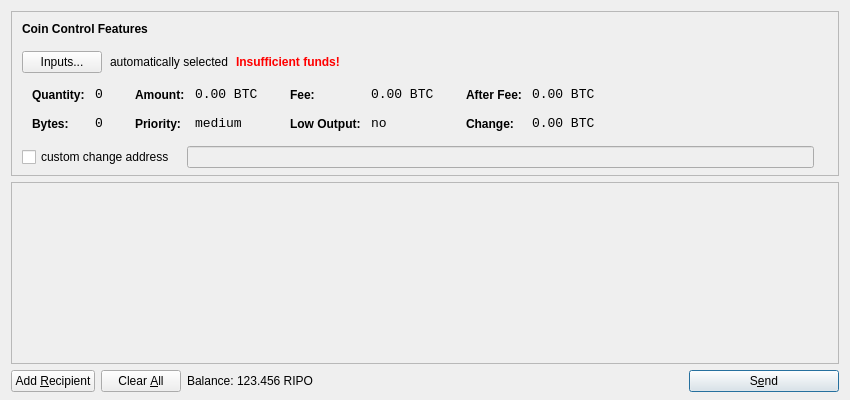
<?xml version="1.0" encoding="UTF-8"?>
<ui version="4.0">
 <class>SendCoinsDialog</class>
 <widget class="QDialog" name="SendCoinsDialog">
  <property name="geometry">
   <rect>
    <x>0</x>
    <y>0</y>
    <width>850</width>
    <height>400</height>
   </rect>
  </property>
  <property name="windowTitle">
   <string>Send Coins</string>
  </property>
  <layout class="QVBoxLayout" name="verticalLayout" stretch="0,1,0">
   <property name="bottomMargin">
    <number>8</number>
   </property>
   <item>
    <widget class="QFrame" name="frameCoinControl">
     <property name="sizePolicy">
      <sizepolicy hsizetype="Expanding" vsizetype="Expanding">
       <horstretch>0</horstretch>
       <verstretch>0</verstretch>
      </sizepolicy>
     </property>
     <property name="maximumSize">
      <size>
       <width>16777215</width>
       <height>16777215</height>
      </size>
     </property>
     <property name="frameShape">
      <enum>QFrame::StyledPanel</enum>
     </property>
     <property name="frameShadow">
      <enum>QFrame::Sunken</enum>
     </property>
     <layout class="QVBoxLayout" name="verticalLayoutCoinControl2">
      <property name="spacing">
       <number>-1</number>
      </property>
      <property name="leftMargin">
       <number>0</number>
      </property>
      <property name="topMargin">
       <number>0</number>
      </property>
      <property name="rightMargin">
       <number>0</number>
      </property>
      <property name="bottomMargin">
       <number>6</number>
      </property>
      <item>
       <layout class="QVBoxLayout" name="verticalLayoutCoinControl" stretch="0,0,0,0,1">
        <property name="spacing">
         <number>0</number>
        </property>
        <property name="leftMargin">
         <number>10</number>
        </property>
        <property name="topMargin">
         <number>10</number>
        </property>
        <item>
         <layout class="QHBoxLayout" name="horizontalLayoutCoinControl1">
          <property name="bottomMargin">
           <number>15</number>
          </property>
          <item>
           <widget class="QLabel" name="labelCoinControlFeatures">
            <property name="sizePolicy">
             <sizepolicy hsizetype="Preferred" vsizetype="Maximum">
              <horstretch>0</horstretch>
              <verstretch>0</verstretch>
             </sizepolicy>
            </property>
            <property name="font">
             <font>
              <weight>75</weight>
              <bold>true</bold>
             </font>
            </property>
            <property name="styleSheet">
             <string notr="true">font-weight:bold;</string>
            </property>
            <property name="text">
             <string>Coin Control Features</string>
            </property>
           </widget>
          </item>
         </layout>
        </item>
        <item>
         <layout class="QHBoxLayout" name="horizontalLayoutCoinControl2" stretch="0,0,0,0">
          <property name="spacing">
           <number>8</number>
          </property>
          <property name="bottomMargin">
           <number>10</number>
          </property>
          <item>
           <widget class="QPushButton" name="pushButtonCoinControl">
            <property name="styleSheet">
             <string notr="true"/>
            </property>
            <property name="text">
             <string>Inputs...</string>
            </property>
           </widget>
          </item>
          <item>
           <widget class="QLabel" name="labelCoinControlAutomaticallySelected">
            <property name="text">
             <string>automatically selected</string>
            </property>
            <property name="margin">
             <number>5</number>
            </property>
           </widget>
          </item>
          <item>
           <widget class="QLabel" name="labelCoinControlInsuffFunds">
            <property name="font">
             <font>
              <weight>75</weight>
              <bold>true</bold>
             </font>
            </property>
            <property name="styleSheet">
             <string notr="true">color:red;font-weight:bold;</string>
            </property>
            <property name="text">
             <string>Insufficient funds!</string>
            </property>
            <property name="margin">
             <number>5</number>
            </property>
           </widget>
          </item>
          <item>
           <spacer name="horizontalSpacerCoinControl">
            <property name="orientation">
             <enum>Qt::Horizontal</enum>
            </property>
            <property name="sizeHint" stdset="0">
             <size>
              <width>40</width>
              <height>1</height>
             </size>
            </property>
           </spacer>
          </item>
         </layout>
        </item>
        <item>
         <widget class="QWidget" name="widgetCoinControl" native="true">
          <property name="sizePolicy">
           <sizepolicy hsizetype="Preferred" vsizetype="Preferred">
            <horstretch>0</horstretch>
            <verstretch>0</verstretch>
           </sizepolicy>
          </property>
          <property name="minimumSize">
           <size>
            <width>0</width>
            <height>0</height>
           </size>
          </property>
          <property name="styleSheet">
           <string notr="true"/>
          </property>
          <layout class="QHBoxLayout" name="horizontalLayoutCoinControl5">
           <property name="margin">
            <number>0</number>
           </property>
           <item>
            <layout class="QHBoxLayout" name="horizontalLayoutCoinControl3" stretch="0,0,0,1">
             <property name="spacing">
              <number>20</number>
             </property>
             <property name="topMargin">
              <number>0</number>
             </property>
             <property name="bottomMargin">
              <number>10</number>
             </property>
             <item>
              <layout class="QFormLayout" name="formLayoutCoinControl1">
               <property name="horizontalSpacing">
                <number>10</number>
               </property>
               <property name="verticalSpacing">
                <number>14</number>
               </property>
               <property name="leftMargin">
                <number>10</number>
               </property>
               <property name="topMargin">
                <number>4</number>
               </property>
               <property name="rightMargin">
                <number>6</number>
               </property>
               <item row="0" column="0">
                <widget class="QLabel" name="labelCoinControlQuantityText">
                 <property name="styleSheet">
                  <string notr="true">font-weight:bold;</string>
                 </property>
                 <property name="text">
                  <string>Quantity:</string>
                 </property>
                 <property name="margin">
                  <number>0</number>
                 </property>
                </widget>
               </item>
               <item row="0" column="1">
                <widget class="QLabel" name="labelCoinControlQuantity">
                 <property name="font">
                  <font>
                   <family>Monospace</family>
                   <pointsize>10</pointsize>
                  </font>
                 </property>
                 <property name="cursor">
                  <cursorShape>IBeamCursor</cursorShape>
                 </property>
                 <property name="contextMenuPolicy">
                  <enum>Qt::ActionsContextMenu</enum>
                 </property>
                 <property name="text">
                  <string notr="true">0</string>
                 </property>
                 <property name="margin">
                  <number>0</number>
                 </property>
                 <property name="textInteractionFlags">
                  <set>Qt::LinksAccessibleByMouse|Qt::TextSelectableByKeyboard|Qt::TextSelectableByMouse</set>
                 </property>
                </widget>
               </item>
               <item row="1" column="0">
                <widget class="QLabel" name="labelCoinControlBytesText">
                 <property name="styleSheet">
                  <string notr="true">font-weight:bold;</string>
                 </property>
                 <property name="text">
                  <string>Bytes:</string>
                 </property>
                </widget>
               </item>
               <item row="1" column="1">
                <widget class="QLabel" name="labelCoinControlBytes">
                 <property name="font">
                  <font>
                   <family>Monospace</family>
                   <pointsize>10</pointsize>
                  </font>
                 </property>
                 <property name="cursor">
                  <cursorShape>IBeamCursor</cursorShape>
                 </property>
                 <property name="contextMenuPolicy">
                  <enum>Qt::ActionsContextMenu</enum>
                 </property>
                 <property name="text">
                  <string notr="true">0</string>
                 </property>
                 <property name="textInteractionFlags">
                  <set>Qt::LinksAccessibleByMouse|Qt::TextSelectableByKeyboard|Qt::TextSelectableByMouse</set>
                 </property>
                </widget>
               </item>
              </layout>
             </item>
             <item>
              <layout class="QFormLayout" name="formLayoutCoinControl2">
               <property name="horizontalSpacing">
                <number>10</number>
               </property>
               <property name="verticalSpacing">
                <number>14</number>
               </property>
               <property name="leftMargin">
                <number>6</number>
               </property>
               <property name="topMargin">
                <number>4</number>
               </property>
               <property name="rightMargin">
                <number>6</number>
               </property>
               <item row="0" column="0">
                <widget class="QLabel" name="labelCoinControlAmountText">
                 <property name="styleSheet">
                  <string notr="true">font-weight:bold;</string>
                 </property>
                 <property name="text">
                  <string>Amount:</string>
                 </property>
                 <property name="margin">
                  <number>0</number>
                 </property>
                </widget>
               </item>
               <item row="0" column="1">
                <widget class="QLabel" name="labelCoinControlAmount">
                 <property name="font">
                  <font>
                   <family>Monospace</family>
                   <pointsize>10</pointsize>
                  </font>
                 </property>
                 <property name="cursor">
                  <cursorShape>IBeamCursor</cursorShape>
                 </property>
                 <property name="contextMenuPolicy">
                  <enum>Qt::ActionsContextMenu</enum>
                 </property>
                 <property name="text">
                  <string notr="true">0.00 BTC</string>
                 </property>
                 <property name="textInteractionFlags">
                  <set>Qt::LinksAccessibleByMouse|Qt::TextSelectableByKeyboard|Qt::TextSelectableByMouse</set>
                 </property>
                </widget>
               </item>
               <item row="1" column="0">
                <widget class="QLabel" name="labelCoinControlPriorityText">
                 <property name="styleSheet">
                  <string notr="true">font-weight:bold;</string>
                 </property>
                 <property name="text">
                  <string>Priority:</string>
                 </property>
                </widget>
               </item>
               <item row="1" column="1">
                <widget class="QLabel" name="labelCoinControlPriority">
                 <property name="font">
                  <font>
                   <family>Monospace</family>
                   <pointsize>10</pointsize>
                  </font>
                 </property>
                 <property name="cursor">
                  <cursorShape>IBeamCursor</cursorShape>
                 </property>
                 <property name="contextMenuPolicy">
                  <enum>Qt::ActionsContextMenu</enum>
                 </property>
                 <property name="text">
                  <string>medium</string>
                 </property>
                 <property name="textInteractionFlags">
                  <set>Qt::LinksAccessibleByMouse|Qt::TextSelectableByKeyboard|Qt::TextSelectableByMouse</set>
                 </property>
                </widget>
               </item>
              </layout>
             </item>
             <item>
              <layout class="QFormLayout" name="formLayoutCoinControl3">
               <property name="horizontalSpacing">
                <number>10</number>
               </property>
               <property name="verticalSpacing">
                <number>14</number>
               </property>
               <property name="leftMargin">
                <number>6</number>
               </property>
               <property name="topMargin">
                <number>4</number>
               </property>
               <property name="rightMargin">
                <number>6</number>
               </property>
               <item row="0" column="0">
                <widget class="QLabel" name="labelCoinControlFeeText">
                 <property name="styleSheet">
                  <string notr="true">font-weight:bold;</string>
                 </property>
                 <property name="text">
                  <string>Fee:</string>
                 </property>
                 <property name="margin">
                  <number>0</number>
                 </property>
                </widget>
               </item>
               <item row="0" column="1">
                <widget class="QLabel" name="labelCoinControlFee">
                 <property name="font">
                  <font>
                   <family>Monospace</family>
                   <pointsize>10</pointsize>
                  </font>
                 </property>
                 <property name="cursor">
                  <cursorShape>IBeamCursor</cursorShape>
                 </property>
                 <property name="contextMenuPolicy">
                  <enum>Qt::ActionsContextMenu</enum>
                 </property>
                 <property name="text">
                  <string notr="true">0.00 BTC</string>
                 </property>
                 <property name="textInteractionFlags">
                  <set>Qt::LinksAccessibleByMouse|Qt::TextSelectableByKeyboard|Qt::TextSelectableByMouse</set>
                 </property>
                </widget>
               </item>
               <item row="1" column="0">
                <widget class="QLabel" name="labelCoinControlLowOutputText">
                 <property name="styleSheet">
                  <string notr="true">font-weight:bold;</string>
                 </property>
                 <property name="text">
                  <string>Low Output:</string>
                 </property>
                </widget>
               </item>
               <item row="1" column="1">
                <widget class="QLabel" name="labelCoinControlLowOutput">
                 <property name="font">
                  <font>
                   <family>Monospace</family>
                   <pointsize>10</pointsize>
                  </font>
                 </property>
                 <property name="cursor">
                  <cursorShape>IBeamCursor</cursorShape>
                 </property>
                 <property name="contextMenuPolicy">
                  <enum>Qt::ActionsContextMenu</enum>
                 </property>
                 <property name="text">
                  <string>no</string>
                 </property>
                 <property name="textInteractionFlags">
                  <set>Qt::LinksAccessibleByMouse|Qt::TextSelectableByKeyboard|Qt::TextSelectableByMouse</set>
                 </property>
                </widget>
               </item>
              </layout>
             </item>
             <item>
              <layout class="QFormLayout" name="formLayoutCoinControl4">
               <property name="horizontalSpacing">
                <number>10</number>
               </property>
               <property name="verticalSpacing">
                <number>14</number>
               </property>
               <property name="leftMargin">
                <number>6</number>
               </property>
               <property name="topMargin">
                <number>4</number>
               </property>
               <property name="rightMargin">
                <number>6</number>
               </property>
               <item row="0" column="0">
                <widget class="QLabel" name="labelCoinControlAfterFeeText">
                 <property name="styleSheet">
                  <string notr="true">font-weight:bold;</string>
                 </property>
                 <property name="text">
                  <string>After Fee:</string>
                 </property>
                 <property name="margin">
                  <number>0</number>
                 </property>
                </widget>
               </item>
               <item row="0" column="1">
                <widget class="QLabel" name="labelCoinControlAfterFee">
                 <property name="font">
                  <font>
                   <family>Monospace</family>
                   <pointsize>10</pointsize>
                  </font>
                 </property>
                 <property name="cursor">
                  <cursorShape>IBeamCursor</cursorShape>
                 </property>
                 <property name="contextMenuPolicy">
                  <enum>Qt::ActionsContextMenu</enum>
                 </property>
                 <property name="text">
                  <string notr="true">0.00 BTC</string>
                 </property>
                 <property name="textInteractionFlags">
                  <set>Qt::LinksAccessibleByMouse|Qt::TextSelectableByKeyboard|Qt::TextSelectableByMouse</set>
                 </property>
                </widget>
               </item>
               <item row="1" column="0">
                <widget class="QLabel" name="labelCoinControlChangeText">
                 <property name="styleSheet">
                  <string notr="true">font-weight:bold;</string>
                 </property>
                 <property name="text">
                  <string>Change:</string>
                 </property>
                </widget>
               </item>
               <item row="1" column="1">
                <widget class="QLabel" name="labelCoinControlChange">
                 <property name="font">
                  <font>
                   <family>Monospace</family>
                   <pointsize>10</pointsize>
                  </font>
                 </property>
                 <property name="cursor">
                  <cursorShape>IBeamCursor</cursorShape>
                 </property>
                 <property name="contextMenuPolicy">
                  <enum>Qt::ActionsContextMenu</enum>
                 </property>
                 <property name="text">
                  <string notr="true">0.00 BTC</string>
                 </property>
                 <property name="textInteractionFlags">
                  <set>Qt::LinksAccessibleByMouse|Qt::TextSelectableByKeyboard|Qt::TextSelectableByMouse</set>
                 </property>
                </widget>
               </item>
              </layout>
             </item>
            </layout>
           </item>
          </layout>
         </widget>
        </item>
        <item>
         <layout class="QHBoxLayout" name="horizontalLayoutCoinControl4" stretch="0,0,0">
          <property name="spacing">
           <number>12</number>
          </property>
          <property name="sizeConstraint">
           <enum>QLayout::SetDefaultConstraint</enum>
          </property>
          <property name="topMargin">
           <number>5</number>
          </property>
          <property name="rightMargin">
           <number>5</number>
          </property>
          <item>
           <widget class="QCheckBox" name="checkBoxCoinControlChange">
            <property name="text">
             <string>custom change address</string>
            </property>
           </widget>
          </item>
          <item>
           <widget class="QLineEdit" name="lineEditCoinControlChange">
            <property name="enabled">
             <bool>false</bool>
            </property>
            <property name="sizePolicy">
             <sizepolicy hsizetype="Expanding" vsizetype="Fixed">
              <horstretch>0</horstretch>
              <verstretch>0</verstretch>
             </sizepolicy>
            </property>
           </widget>
          </item>
          <item>
           <widget class="QLabel" name="labelCoinControlChangeLabel">
            <property name="sizePolicy">
             <sizepolicy hsizetype="Preferred" vsizetype="Expanding">
              <horstretch>0</horstretch>
              <verstretch>0</verstretch>
             </sizepolicy>
            </property>
            <property name="minimumSize">
             <size>
              <width>0</width>
              <height>0</height>
             </size>
            </property>
            <property name="text">
             <string/>
            </property>
            <property name="margin">
             <number>3</number>
            </property>
           </widget>
          </item>
         </layout>
        </item>
        <item>
         <spacer name="verticalSpacerCoinControl">
          <property name="orientation">
           <enum>Qt::Vertical</enum>
          </property>
          <property name="sizeHint" stdset="0">
           <size>
            <width>800</width>
            <height>1</height>
           </size>
          </property>
         </spacer>
        </item>
       </layout>
      </item>
     </layout>
    </widget>
   </item>
   <item>
    <widget class="QScrollArea" name="scrollArea">
     <property name="widgetResizable">
      <bool>true</bool>
     </property>
     <widget class="QWidget" name="scrollAreaWidgetContents">
      <property name="geometry">
       <rect>
        <x>0</x>
        <y>0</y>
        <width>830</width>
        <height>165</height>
       </rect>
      </property>
      <layout class="QVBoxLayout" name="verticalLayout_2">
       <property name="margin">
        <number>0</number>
       </property>
       <item>
        <layout class="QVBoxLayout" name="entries">
         <property name="spacing">
          <number>6</number>
         </property>
        </layout>
       </item>
       <item>
        <spacer name="verticalSpacer">
         <property name="orientation">
          <enum>Qt::Vertical</enum>
         </property>
         <property name="sizeHint" stdset="0">
          <size>
           <width>20</width>
           <height>40</height>
          </size>
         </property>
        </spacer>
       </item>
      </layout>
     </widget>
    </widget>
   </item>
   <item>
    <layout class="QHBoxLayout" name="horizontalLayout">
     <item>
      <widget class="QPushButton" name="addButton">
       <property name="toolTip">
        <string>Send to multiple recipients at once</string>
       </property>
       <property name="text">
        <string>Add &amp;Recipient</string>
       </property>
       <property name="icon">
        <iconset resource="../bitcoin.qrc">
         <normaloff>:/icons/add</normaloff>:/icons/add</iconset>
       </property>
       <property name="autoDefault">
        <bool>false</bool>
       </property>
      </widget>
     </item>
     <item>
      <widget class="QPushButton" name="clearButton">
       <property name="sizePolicy">
        <sizepolicy hsizetype="Minimum" vsizetype="Fixed">
         <horstretch>0</horstretch>
         <verstretch>0</verstretch>
        </sizepolicy>
       </property>
       <property name="toolTip">
        <string>Remove all transaction fields</string>
       </property>
       <property name="text">
        <string>Clear &amp;All</string>
       </property>
       <property name="icon">
        <iconset resource="../bitcoin.qrc">
         <normaloff>:/icons/remove</normaloff>:/icons/remove</iconset>
       </property>
       <property name="autoRepeatDelay">
        <number>300</number>
       </property>
       <property name="autoDefault">
        <bool>false</bool>
       </property>
      </widget>
     </item>
     <item>
      <layout class="QHBoxLayout" name="horizontalLayout_2">
       <property name="spacing">
        <number>3</number>
       </property>
       <item>
        <widget class="QLabel" name="label">
         <property name="text">
          <string>Balance:</string>
         </property>
        </widget>
       </item>
       <item>
        <widget class="QLabel" name="labelBalance">
         <property name="cursor">
          <cursorShape>IBeamCursor</cursorShape>
         </property>
         <property name="text">
          <string>123.456 RIPO</string>
         </property>
         <property name="textInteractionFlags">
          <set>Qt::LinksAccessibleByMouse|Qt::TextSelectableByKeyboard|Qt::TextSelectableByMouse</set>
         </property>
        </widget>
       </item>
      </layout>
     </item>
     <item>
      <spacer name="horizontalSpacer">
       <property name="orientation">
        <enum>Qt::Horizontal</enum>
       </property>
       <property name="sizeHint" stdset="0">
        <size>
         <width>40</width>
         <height>20</height>
        </size>
       </property>
      </spacer>
     </item>
     <item>
      <widget class="QPushButton" name="sendButton">
       <property name="minimumSize">
        <size>
         <width>150</width>
         <height>0</height>
        </size>
       </property>
       <property name="toolTip">
        <string>Confirm the send action</string>
       </property>
       <property name="text">
        <string>S&amp;end</string>
       </property>
       <property name="icon">
        <iconset resource="../bitcoin.qrc">
         <normaloff>:/icons/send</normaloff>:/icons/send</iconset>
       </property>
       <property name="default">
        <bool>true</bool>
       </property>
      </widget>
     </item>
    </layout>
   </item>
  </layout>
 </widget>
 <resources>
  <include location="../bitcoin.qrc"/>
 </resources>
 <connections/>
</ui>
